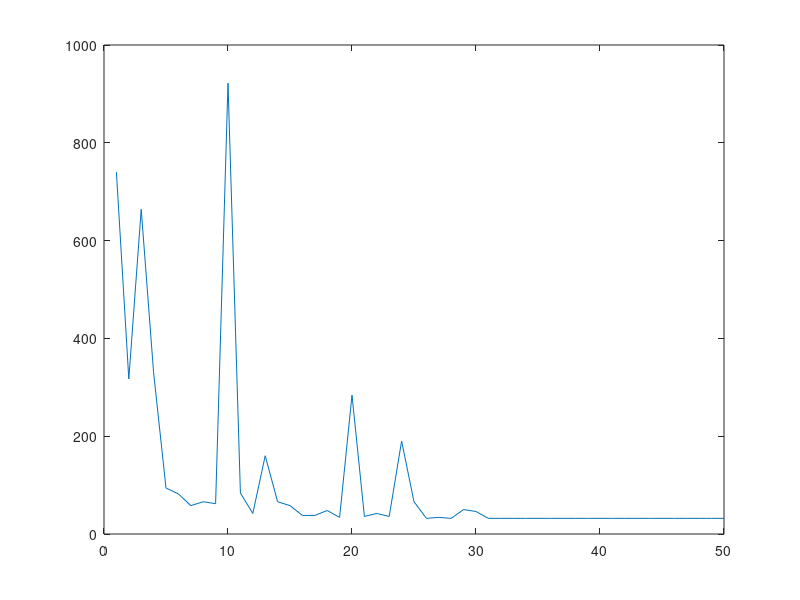

The MATLAB script that drew this image:
clear;clc;close all;

%In this simulation, the agent knows when it's found the key, so let's see
%if it will find the most shortest path towards the key
%Result: it takes longer, but it does find the key and then the exit

%To avoid creating another file, I use the line R = 100 when the agent
%finds the key. Just comment/decomment it to activate or deactivate that
%characteristic of the environment. This is to check whether the agent will
%converge faster if we reward it for finding the key (and obviously yes it
%does).

maze=['# ########';
      '#        #';
      '# ### ## #';
      '# #    # #';
      '# # #  # #';
      '#   #  # #';
      '#####  #K#';
      '#      ###';
      '#        #';
      '######## #'];
  
position = [1,2];
got_key=false;


alpha=1;
gamma=1;
%Initialization of the Q-Table
Q=zeros(size(maze,1)*size(maze,2)*2,4);
%The lines represent the agent's possible positions, in order:
%(1,1,0), (1,2,0), (1,3,0), ... , (1,10,0), (2,1,0), (2,2,0),...
%(10,10,0), (1,1,1), (1,2,1), ...
won=false;

for i=1:50
    disp(['partie ' num2str(i)]);
    position=[1,2]; %put the agent back to square 1
    got_key=false;  %take its key away
    maze(7,9)='K';  %put key back to its place
    won = false;
    steps=0;
    while won==false
        clc;
        screen=maze;
        screen(position(1),position(2))='o';
        disp(screen)
        disp(['partie ' num2str(i)]);

        %Choose an action
        %To choose an action we must read the line in the Q-Table that
        %corresponds to the agent's current position
        l=(position(1)-1)*10+(position(2))+double(got_key)*100;
        %If all the values on the line are the same, no action is better
        %than any other so we should just make a random guess
        if mean(Q(l,:))==Q(l,1)
            key=randi(4);
        else
            %else, choose the best action
            [osef,key]=max(Q(l,:));
        end

        if key==1
            if position(1)>1
                if maze(position(1)-1,position(2))==' '
                    position(1)=position(1)-1;
                    R=-1;
                elseif maze(position(1)-1,position(2))=='K'
                    position(1)=position(1)-1;
                    got_key=true;
                    maze(position(1),position(2))=' ';
                    R=-1;
                else
                    R=-100;
                end
            else
                R=-100;
            end
        elseif key==2
            if position(2)>1
                if maze(position(1),position(2)-1)==' '
                    position(2)=position(2)-1;
                    R=-1;
                elseif maze(position(1),position(2)-1)=='K'
                    position(2)=position(2)-1;
                    got_key=true;
                    maze(position(1),position(2))=' ';
                    R=-1;
                else
                    R=-100;
                end
            else
                R=-100;
            end
        elseif key==3
            if position(1)<size(maze,1)
                if maze(position(1)+1,position(2))==' '
                    position(1)=position(1)+1;
                    R=-1;
                elseif maze(position(1)+1,position(2))=='K'
                    position(1)=position(1)+1;
                    got_key=true;
                    maze(position(1),position(2))=' ';
                    R=-1;
                else
                    R=-100;
                end
            else
                R=-100;
            end
        elseif key==4
            if position(2)<size(maze,2)
                if maze(position(1),position(2)+1)==' '
                    position(2)=position(2)+1;
                    R=-1;
                elseif maze(position(1),position(2)+1)=='K'
                    position(2)=position(2)+1;
                    got_key=true;
                    maze(position(1),position(2))=' ';
                    R=-1;
                else
                    R=-100;
                end
            else
                R=-100;
            end
        end
        steps=steps+1;


        if position(1)==10 && position(2)==9 && got_key==true
            disp('The agent found the exit');
            R=100000;
            won=true;
        end

        %Bellman equation
        new_l=(position(1)-1)*10+(position(2))+double(got_key)*100;
        newR=max(Q(new_l,:));
        Q(l,key)=Q(l,key)+alpha*(R+gamma*newR-Q(l,key));

        pause(0.03);
    end
    num_steps(i)=steps;
end

disp('Training over!')
save('Q_table_key.mat','Q');
plot(num_steps)